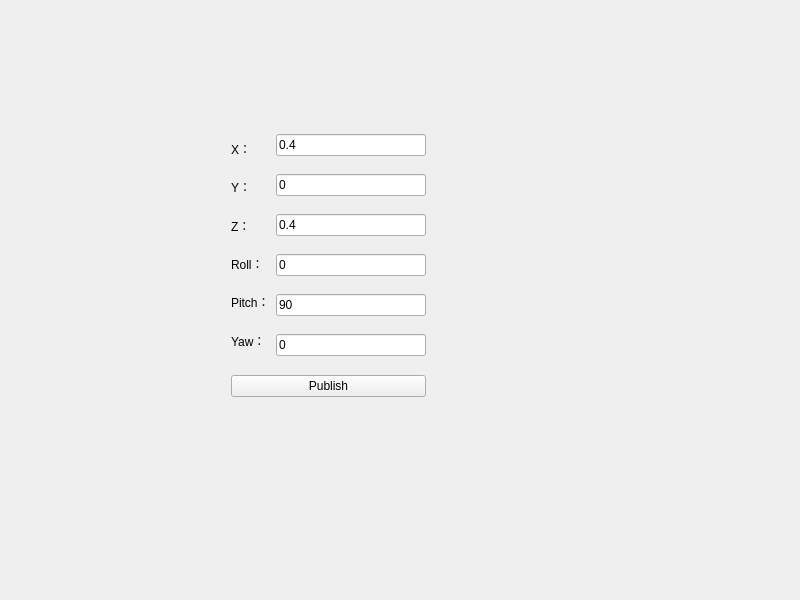
<?xml version="1.0" encoding="UTF-8"?>
<ui version="4.0">
 <class>MainWindow</class>
 <widget class="QMainWindow" name="MainWindow">
  <property name="geometry">
   <rect>
    <x>0</x>
    <y>0</y>
    <width>800</width>
    <height>600</height>
   </rect>
  </property>
  <property name="windowTitle">
   <string>MainWindow</string>
  </property>
  <widget class="QWidget" name="centralwidget">
   <widget class="QWidget" name="layoutWidget">
    <property name="geometry">
     <rect>
      <x>231</x>
      <y>134</y>
      <width>195</width>
      <height>263</height>
     </rect>
    </property>
    <layout class="QVBoxLayout" name="verticalLayout_3">
     <item>
      <layout class="QFormLayout" name="formLayout">
       <item row="0" column="0">
        <layout class="QVBoxLayout" name="verticalLayout_2">
         <property name="spacing">
          <number>13</number>
         </property>
         <property name="topMargin">
          <number>2</number>
         </property>
         <property name="bottomMargin">
          <number>3</number>
         </property>
         <item>
          <widget class="QLabel" name="label">
           <property name="text">
            <string>X：</string>
           </property>
          </widget>
         </item>
         <item>
          <widget class="QLabel" name="label_2">
           <property name="text">
            <string>Y：</string>
           </property>
          </widget>
         </item>
         <item>
          <widget class="QLabel" name="label_3">
           <property name="text">
            <string>Z：</string>
           </property>
          </widget>
         </item>
         <item>
          <widget class="QLabel" name="label_4">
           <property name="text">
            <string>Roll：</string>
           </property>
          </widget>
         </item>
         <item>
          <widget class="QLabel" name="label_5">
           <property name="text">
            <string>Pitch：</string>
           </property>
          </widget>
         </item>
         <item>
          <widget class="QLabel" name="label_6">
           <property name="text">
            <string>Yaw：</string>
           </property>
          </widget>
         </item>
        </layout>
       </item>
       <item row="0" column="1">
        <layout class="QVBoxLayout" name="verticalLayout">
         <property name="spacing">
          <number>18</number>
         </property>
         <item>
          <widget class="QLineEdit" name="le_x">
           <property name="text">
            <string>0.4</string>
           </property>
          </widget>
         </item>
         <item>
          <widget class="QLineEdit" name="le_y">
           <property name="text">
            <string>0</string>
           </property>
          </widget>
         </item>
         <item>
          <widget class="QLineEdit" name="le_z">
           <property name="text">
            <string>0.4</string>
           </property>
          </widget>
         </item>
         <item>
          <widget class="QLineEdit" name="le_R">
           <property name="text">
            <string>0</string>
           </property>
          </widget>
         </item>
         <item>
          <widget class="QLineEdit" name="le_P">
           <property name="text">
            <string>90</string>
           </property>
          </widget>
         </item>
         <item>
          <widget class="QLineEdit" name="le_Y">
           <property name="text">
            <string>0</string>
           </property>
          </widget>
         </item>
        </layout>
       </item>
      </layout>
     </item>
     <item>
      <widget class="QPushButton" name="pushButton">
       <property name="text">
        <string>Publish</string>
       </property>
      </widget>
     </item>
    </layout>
   </widget>
  </widget>
  <widget class="QMenuBar" name="menubar">
   <property name="geometry">
    <rect>
     <x>0</x>
     <y>0</y>
     <width>800</width>
     <height>22</height>
    </rect>
   </property>
  </widget>
 </widget>
 <resources/>
 <connections/>
</ui>
